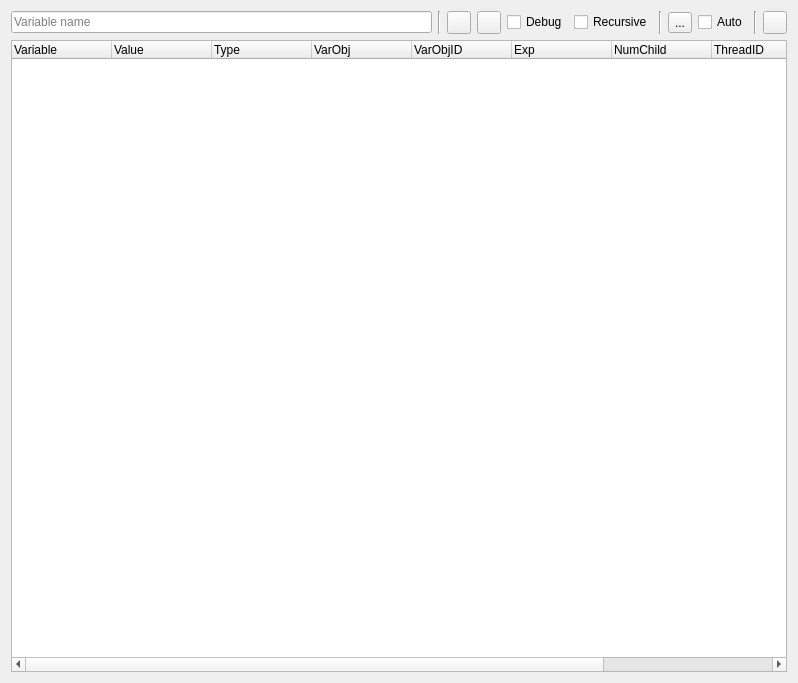
<?xml version="1.0" encoding="UTF-8"?>
<ui version="4.0">
 <class>SeerVarVisualizerWidgetForm</class>
 <widget class="QWidget" name="SeerVarVisualizerWidgetForm">
  <property name="geometry">
   <rect>
    <x>0</x>
    <y>0</y>
    <width>798</width>
    <height>683</height>
   </rect>
  </property>
  <property name="windowTitle">
   <string>Form</string>
  </property>
  <layout class="QVBoxLayout" name="verticalLayout">
   <item>
    <layout class="QHBoxLayout" name="horizontalLayout">
     <item>
      <widget class="QHistoryLineEdit" name="variableNameLineEdit">
       <property name="toolTip">
        <string>Enter a variable to visualize.</string>
       </property>
       <property name="text">
        <string/>
       </property>
       <property name="placeholderText">
        <string>Variable name</string>
       </property>
       <property name="clearButtonEnabled">
        <bool>true</bool>
       </property>
      </widget>
     </item>
     <item>
      <widget class="Line" name="line_1">
       <property name="orientation">
        <enum>Qt::Vertical</enum>
       </property>
      </widget>
     </item>
     <item>
      <widget class="QToolButton" name="expandSelectedToolButton">
       <property name="toolTip">
        <string>Expand items below current selection.</string>
       </property>
       <property name="text">
        <string/>
       </property>
       <property name="icon">
        <iconset resource="resource.qrc">
         <normaloff>:/seer/resources/RelaxLightIcons/list-add.svg</normaloff>:/seer/resources/RelaxLightIcons/list-add.svg</iconset>
       </property>
      </widget>
     </item>
     <item>
      <widget class="QToolButton" name="collapseSelectedToolButton">
       <property name="toolTip">
        <string>Collapse items below current selection.</string>
       </property>
       <property name="text">
        <string/>
       </property>
       <property name="icon">
        <iconset resource="resource.qrc">
         <normaloff>:/seer/resources/RelaxLightIcons/list-remove.svg</normaloff>:/seer/resources/RelaxLightIcons/list-remove.svg</iconset>
       </property>
      </widget>
     </item>
     <item>
      <widget class="QCheckBox" name="debugCheckBox">
       <property name="toolTip">
        <string>Show more variable details.</string>
       </property>
       <property name="text">
        <string>Debug</string>
       </property>
      </widget>
     </item>
     <item>
      <widget class="QCheckBox" name="expandRecursiveCheckBox">
       <property name="toolTip">
        <string>Expand recursively.</string>
       </property>
       <property name="text">
        <string>Recursive</string>
       </property>
      </widget>
     </item>
     <item>
      <widget class="Line" name="line_2">
       <property name="orientation">
        <enum>Qt::Vertical</enum>
       </property>
      </widget>
     </item>
     <item>
      <widget class="QToolButton" name="refreshToolButton">
       <property name="toolTip">
        <string>Refresh the list.</string>
       </property>
       <property name="text">
        <string>...</string>
       </property>
       <property name="icon">
        <iconset resource="resource.qrc">
         <normaloff>:/seer/resources/RelaxLightIcons/view-refresh.svg</normaloff>:/seer/resources/RelaxLightIcons/view-refresh.svg</iconset>
       </property>
      </widget>
     </item>
     <item>
      <widget class="QCheckBox" name="autoRefreshCheckBox">
       <property name="toolTip">
        <string>Automatically refresh after each stopping point.</string>
       </property>
       <property name="text">
        <string>Auto</string>
       </property>
      </widget>
     </item>
     <item>
      <widget class="Line" name="line_3">
       <property name="orientation">
        <enum>Qt::Vertical</enum>
       </property>
      </widget>
     </item>
     <item>
      <widget class="QToolButton" name="helpToolButton">
       <property name="toolTip">
        <string>Help on Struct Visualizer</string>
       </property>
       <property name="text">
        <string/>
       </property>
       <property name="icon">
        <iconset resource="resource.qrc">
         <normaloff>:/seer/resources/RelaxLightIcons/help-about.svg</normaloff>:/seer/resources/RelaxLightIcons/help-about.svg</iconset>
       </property>
      </widget>
     </item>
    </layout>
   </item>
   <item>
    <widget class="QIndexTreeWidget" name="variableTreeWidget">
     <column>
      <property name="text">
       <string>Variable</string>
      </property>
     </column>
     <column>
      <property name="text">
       <string>Value</string>
      </property>
     </column>
     <column>
      <property name="text">
       <string>Type</string>
      </property>
     </column>
     <column>
      <property name="text">
       <string>VarObj</string>
      </property>
     </column>
     <column>
      <property name="text">
       <string>VarObjID</string>
      </property>
     </column>
     <column>
      <property name="text">
       <string>Exp</string>
      </property>
     </column>
     <column>
      <property name="text">
       <string>NumChild</string>
      </property>
     </column>
     <column>
      <property name="text">
       <string>ThreadID</string>
      </property>
     </column>
     <column>
      <property name="text">
       <string>HasMore</string>
      </property>
     </column>
     <column>
      <property name="text">
       <string>Editable</string>
      </property>
     </column>
    </widget>
   </item>
  </layout>
 </widget>
 <customwidgets>
  <customwidget>
   <class>QHistoryLineEdit</class>
   <extends>QLineEdit</extends>
   <header location="global">QHistoryLineEdit.h</header>
  </customwidget>
  <customwidget>
   <class>QIndexTreeWidget</class>
   <extends>QTreeWidget</extends>
   <header location="global">QIndexTreeWidget.h</header>
  </customwidget>
 </customwidgets>
 <tabstops>
  <tabstop>variableNameLineEdit</tabstop>
  <tabstop>expandSelectedToolButton</tabstop>
  <tabstop>collapseSelectedToolButton</tabstop>
  <tabstop>debugCheckBox</tabstop>
  <tabstop>expandRecursiveCheckBox</tabstop>
  <tabstop>refreshToolButton</tabstop>
  <tabstop>autoRefreshCheckBox</tabstop>
  <tabstop>helpToolButton</tabstop>
  <tabstop>variableTreeWidget</tabstop>
 </tabstops>
 <resources>
  <include location="resource.qrc"/>
 </resources>
 <connections/>
</ui>
